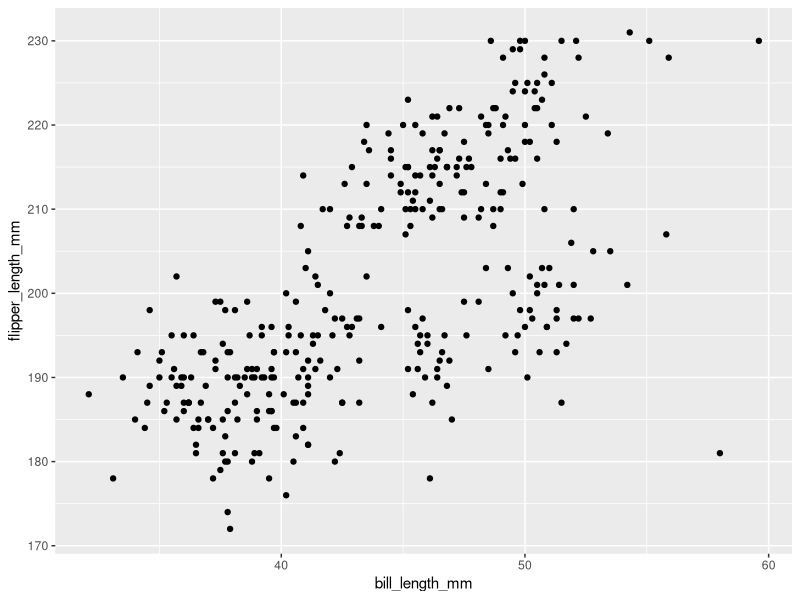

Write the R code that produced this figure.
library(palmerpenguins)
library(tidyverse)

ggplot(data = penguins, aes(bill_length_mm, flipper_length_mm))+
  geom_point()
